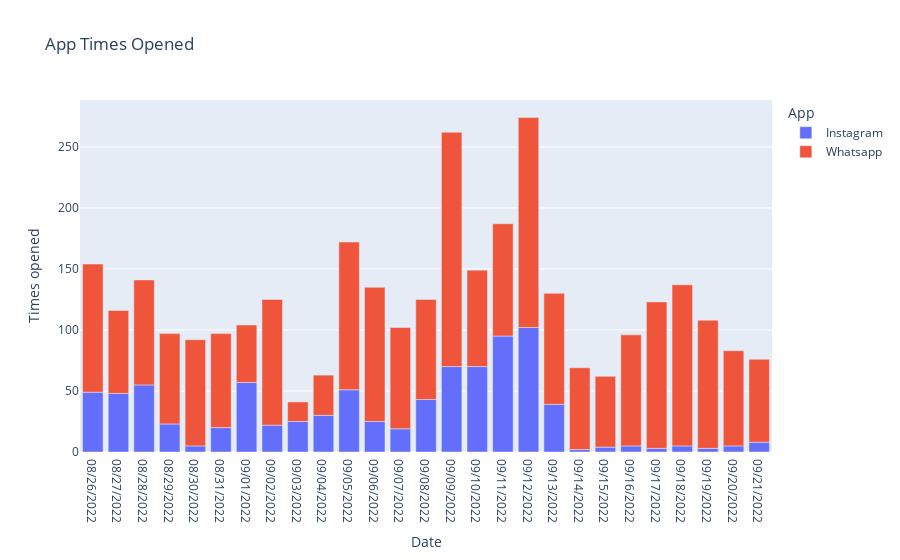

Here is the notebook cell this chart was saved with:
### Markdown cell above
### 4.3 App Open Frequency (Bar Chart)

### Code cell
# analyzing the times opened column by using a bar chart
fig = px.bar(df, x= "Date", y="Times opened", color="App", title="App Times Opened")
fig.show()

### Figure 1 — Plotly figure (JSON) as saved in the notebook; plotly's stock layout.template omitted (floating-point values rounded to 4 significant figures)
{"data": [{"alignmentgroup": "True", "hovertemplate": "App=Instagram<br>Date=%{x}<br>Times opened=%{y}<extra></extra>", "legendgroup": "Instagram", "marker": {"color": "#636efa", "pattern": {"shape": ""}}, "name": "Instagram", "offsetgroup": "Instagram", "orientation": "v", "showlegend": true, "textposition": "auto", "type": "bar", "x": ["08/26/2022", "08/27/2022", "08/28/2022", "08/29/2022", "08/30/2022", "08/31/2022", "09/01/2022", "09/02/2022", "09/03/2022", "09/04/2022", "09/05/2022", "09/06/2022", "09/07/2022", "09/08/2022", "09/09/2022", "09/10/2022", "09/11/2022", "09/12/2022", "09/13/2022", "09/14/2022", "09/15/2022", "09/16/2022", "09/17/2022", "09/18/2022", "09/19/2022", "09/20/2022", "09/21/2022"], "xaxis": "x", "y": [49, 48, 55, 23, 5, 20, 57, 22, 25, 30, 51, 25, 19, 43, 70, 70, 95, 102, 39, 2, 4, 5, 3, 5, 3, 5, 8], "yaxis": "y"}, {"alignmentgroup": "True", "hovertemplate": "App=Whatsapp<br>Date=%{x}<br>Times opened=%{y}<extra></extra>", "legendgroup": "Whatsapp", "marker": {"color": "#EF553B", "pattern": {"shape": ""}}, "name": "Whatsapp", "offsetgroup": "Whatsapp", "orientation": "v", "showlegend": true, "textposition": "auto", "type": "bar", "x": ["08/26/2022", "08/27/2022", "08/28/2022", "08/29/2022", "08/30/2022", "08/31/2022", "09/01/2022", "09/02/2022", "09/03/2022", "09/04/2022", "09/05/2022", "09/06/2022", "09/07/2022", "09/08/2022", "09/09/2022", "09/10/2022", "09/11/2022", "09/12/2022", "09/13/2022", "09/14/2022", "09/15/2022", "09/16/2022", "09/17/2022", "09/18/2022", "09/19/2022", "09/20/2022", "09/21/2022"], "xaxis": "x", "y": [105, 68, 86, 74, 87, 77, 47, 103, 16, 33, 121, 110, 83, 82, 192, 79, 92, 172, 91, 67, 58, 91, 120, 132, 105, 78, 68], "yaxis": "y"}], "layout": {"barmode": "relative", "legend": {"title": {"text": "App"}, "tracegroupgap": 0}, "title": {"text": "App Times Opened"}, "xaxis": {"anchor": "y", "domain": [0, 1], "title": {"text": "Date"}}, "yaxis": {"anchor": "x", "domain": [0, 1], "title": {"text": "Times opened"}}}}
